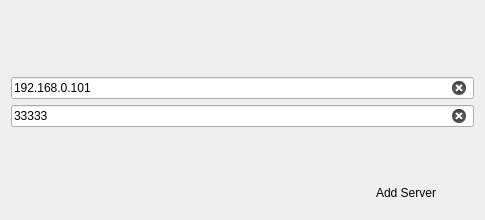
<?xml version="1.0" encoding="UTF-8"?>
<ui version="4.0">
 <class>NewServerDialog</class>
 <widget class="QDialog" name="NewServerDialog">
  <property name="geometry">
   <rect>
    <x>0</x>
    <y>0</y>
    <width>485</width>
    <height>220</height>
   </rect>
  </property>
  <property name="minimumSize">
   <size>
    <width>485</width>
    <height>220</height>
   </size>
  </property>
  <property name="maximumSize">
   <size>
    <width>485</width>
    <height>220</height>
   </size>
  </property>
  <property name="windowTitle">
   <string>Dialog</string>
  </property>
  <layout class="QGridLayout" name="gridLayout_3">
   <item row="0" column="0" rowspan="2" colspan="2">
    <spacer name="verticalSpacer">
     <property name="orientation">
      <enum>Qt::Vertical</enum>
     </property>
     <property name="sizeHint" stdset="0">
      <size>
       <width>408</width>
       <height>60</height>
      </size>
     </property>
    </spacer>
   </item>
   <item row="3" column="0" colspan="3">
    <widget class="QLineEdit" name="serverPortEdit">
     <property name="text">
      <string>33333</string>
     </property>
     <property name="placeholderText">
      <string>Server Port</string>
     </property>
     <property name="clearButtonEnabled">
      <bool>true</bool>
     </property>
    </widget>
   </item>
   <item row="4" column="0" colspan="2">
    <spacer name="verticalSpacer_3">
     <property name="orientation">
      <enum>Qt::Vertical</enum>
     </property>
     <property name="sizeHint" stdset="0">
      <size>
       <width>408</width>
       <height>22</height>
      </size>
     </property>
    </spacer>
   </item>
   <item row="5" column="0">
    <spacer name="horizontalSpacer_2">
     <property name="orientation">
      <enum>Qt::Horizontal</enum>
     </property>
     <property name="sizeHint" stdset="0">
      <size>
       <width>344</width>
       <height>29</height>
      </size>
     </property>
    </spacer>
   </item>
   <item row="2" column="0" colspan="3">
    <widget class="QLineEdit" name="serverAdressEdit">
     <property name="text">
      <string>192.168.0.101</string>
     </property>
     <property name="dragEnabled">
      <bool>false</bool>
     </property>
     <property name="placeholderText">
      <string>Server Adress</string>
     </property>
     <property name="clearButtonEnabled">
      <bool>true</bool>
     </property>
    </widget>
   </item>
   <item row="5" column="1">
    <widget class="QLabel" name="label">
     <property name="text">
      <string>Add Server</string>
     </property>
    </widget>
   </item>
   <item row="5" column="2">
    <widget class="QPushButton" name="okButton">
     <property name="minimumSize">
      <size>
       <width>32</width>
       <height>32</height>
      </size>
     </property>
     <property name="maximumSize">
      <size>
       <width>32</width>
       <height>32</height>
      </size>
     </property>
     <property name="text">
      <string/>
     </property>
     <property name="icon">
      <iconset resource="icons.qrc">
       <normaloff>:/Resources/Icons/check.png</normaloff>:/Resources/Icons/check.png</iconset>
     </property>
     <property name="iconSize">
      <size>
       <width>30</width>
       <height>30</height>
      </size>
     </property>
     <property name="flat">
      <bool>true</bool>
     </property>
    </widget>
   </item>
  </layout>
 </widget>
 <resources>
  <include location="icons.qrc"/>
 </resources>
 <connections/>
</ui>
